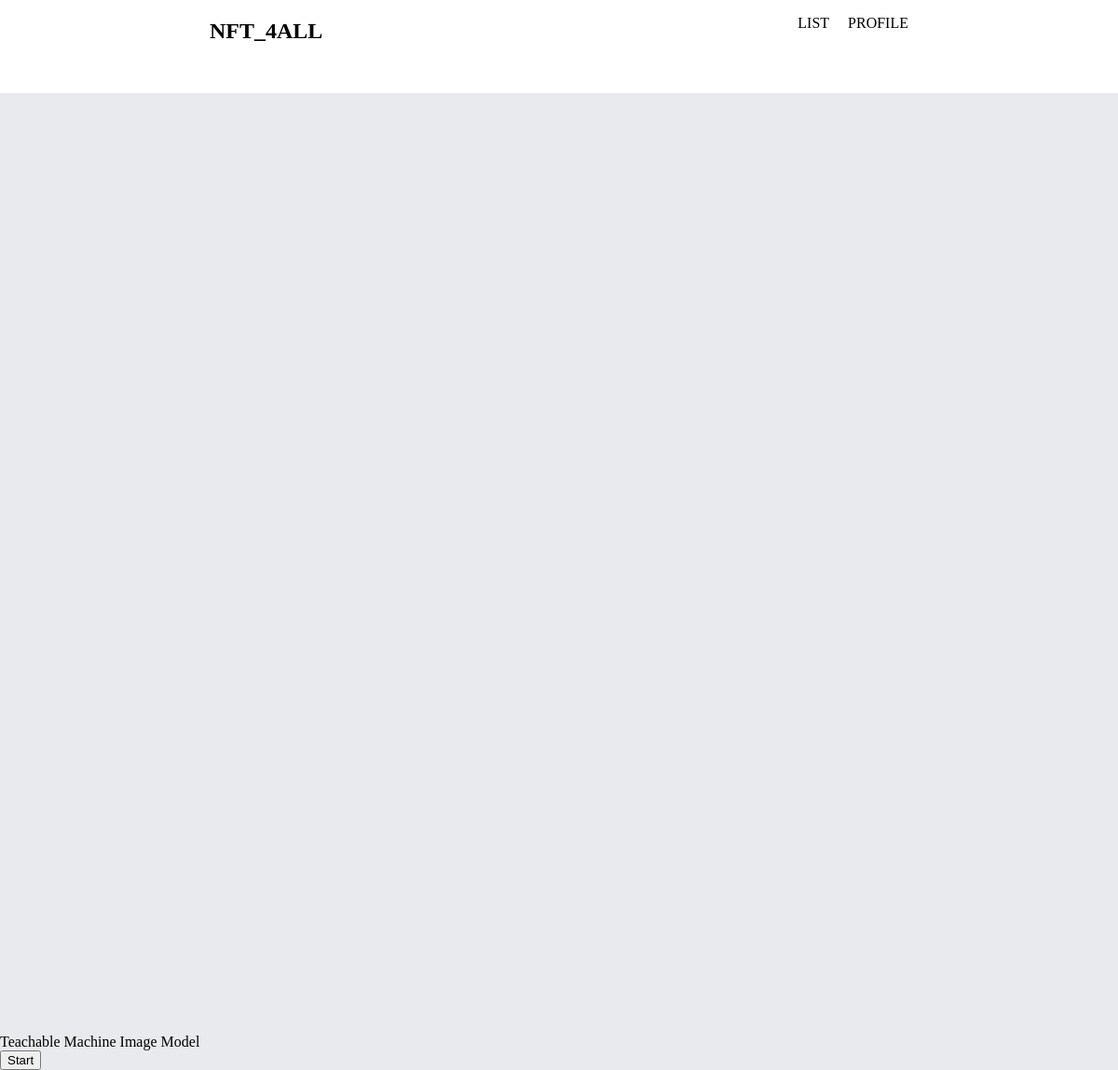
Before: /index/ with the older database file.
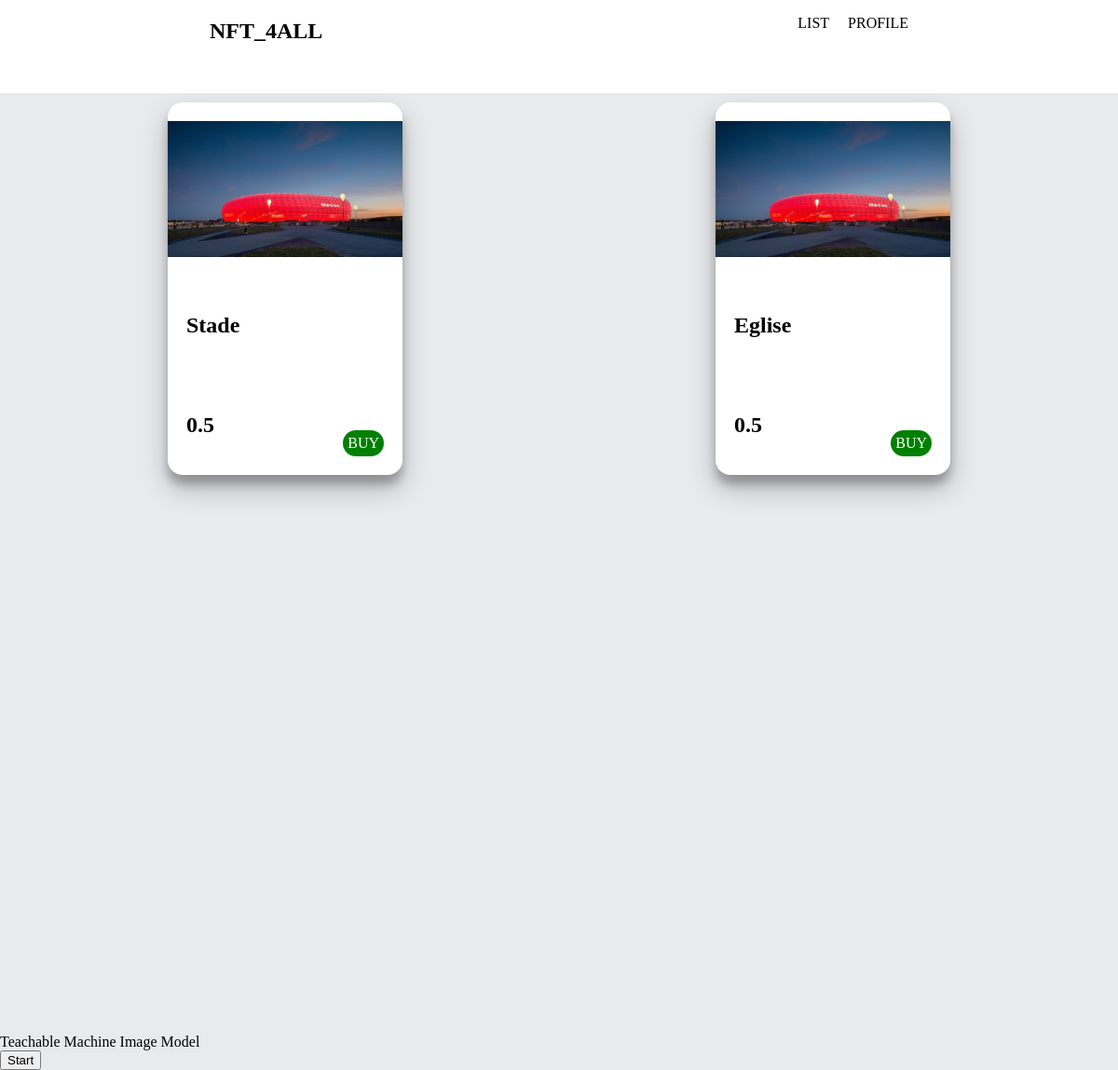
After: the same page with the newer database file.
### item/models.py (models this page shows)
class Items(models.Model):
    id_item = models.AutoField(primary_key=True)
    name = models.CharField(max_length=40)
    description = models.CharField(max_length=200)
    price = models.FloatField(default=0)
    published = models.DateTimeField(default=timezone.now())
    bought = models.BooleanField(default=False)

### item/views.py (the view)
# urls.py: path('index/', index, name="nft_list"),
def index(request):
    all_items = Items.objects.filter(bought=False)
    return render(request, 'market.html', {'all_items' : all_items})

### templates/market.html (shortened to what this page needs)
{% extends "base.html" %}
{% load static %}
{% block content %}
    <div id="card_container">
        {% for item in all_items %}
        <div class="card">
            <img src="{% static 'item/no_img.png' %}">
            <h2> {{ item.name }}</h2>
            <h2>{{ item.price }}</h2>
            {% if '/index/' in request.path %}
                <a class="buy" href="{% url 'nft_add' item.id_item %}">BUY</a>
            {% endif %}
        </div>
        {% endfor %}
    </div>
{% endblock %}

### templates/base.html (shortened to what this page needs)
<!DOCTYPE html>
{% load static %}
<html>
    <head>
        <link rel="stylesheet" type="text/css" href="{% static 'css/base.css' %}">
        <link rel="stylesheet" type="text/css" href="{% static 'css/market.css' %}">
    </head>
    <body>
        <nav id="nav_bar">
            <h1 class="logo">
                <a href="{% url 'nft_list' %}"> NFT_4ALL</a>
            </h1>
            <ul>
                <li><a href="{% url 'nft_list' %}"> LIST </a> </li>
                <li><a href="{% url 'nft_profile' %}">  PROFILE </a> </li>
            </ul>
        </nav>
        <div id="content">
            {% block content %} {% endblock %}
        </div>
        <div>Teachable Machine Image Model</div>
        <button type="button" onclick="init()">Start</button>
    </body>
</html>

### static/css/base.css (style rules this page uses)
html { width: 100%; height: 1000px; }
body { padding: 0; margin: 0; height: 100%; background-color: #e8eaed; }
#nav_bar { width: 100%; height: 100px; display: flex; justify-content: space-around; background-color: white; }
#nav_bar ul { display: flex; list-style-type: none; }
#nav_bar ul li { margin-left: 20px; }
a { text-decoration: none !important; color: black; }
#content { height: 100%; width: 100%; }

### static/css/market.css (style rules this page uses)
#card_container { display: flex; margin-left: 15%; margin-right: 15%; justify-content: space-between; margin-top: 10px; }
.card { background-color: white; display: flex; flex-direction: column; justify-content: space-around; width: 30%; height: 400px; border-radius: 1em; box-shadow: 0 14px 28px rgba(0,0,0,0.25), 0 10px 10px rgba(0,0,0,0.22); position: relative; }
.card h2 { padding-left: 20px; }
.card a { border-radius: 1em; position: absolute; bottom: 20px; right: 20px; padding: 5px; color: white; }
.card a.buy { background-color: green; }

Changed rows visible on the page:
added Items: name "Stade", price "0.5"
added Items: name "Eglise", price "0.5"
